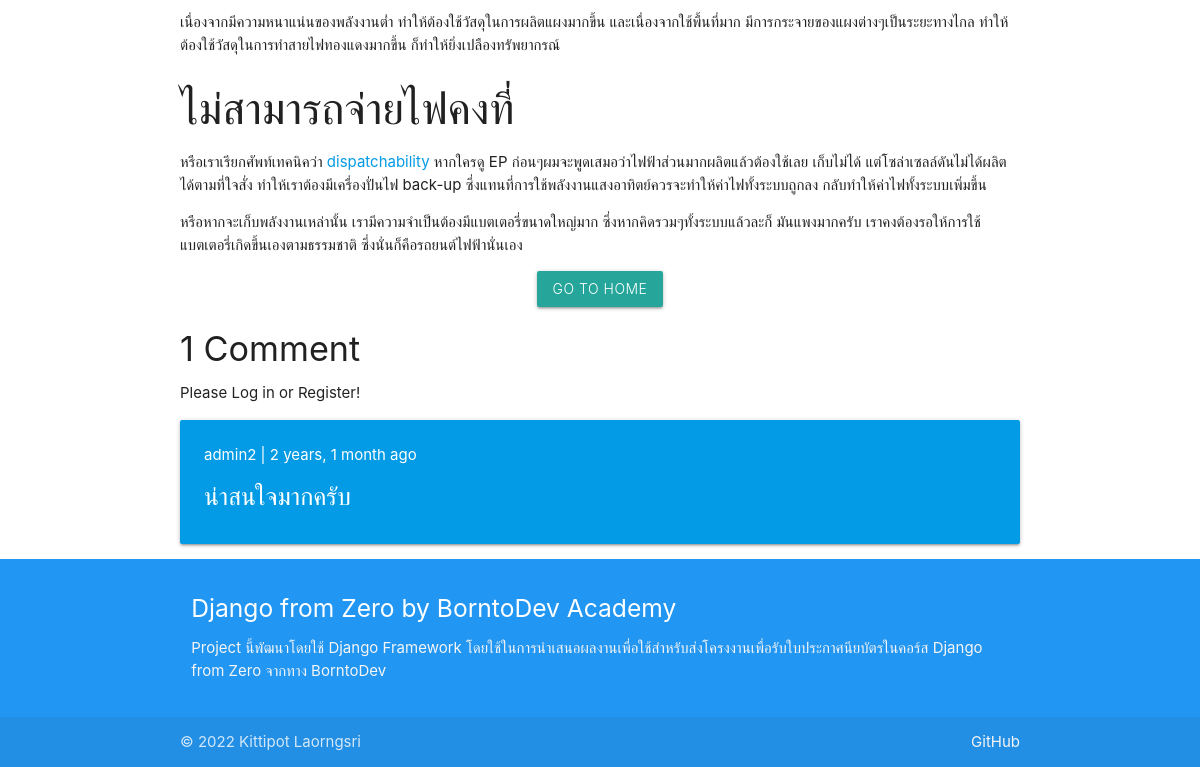
The app's page /news/2 (lower part), older data.
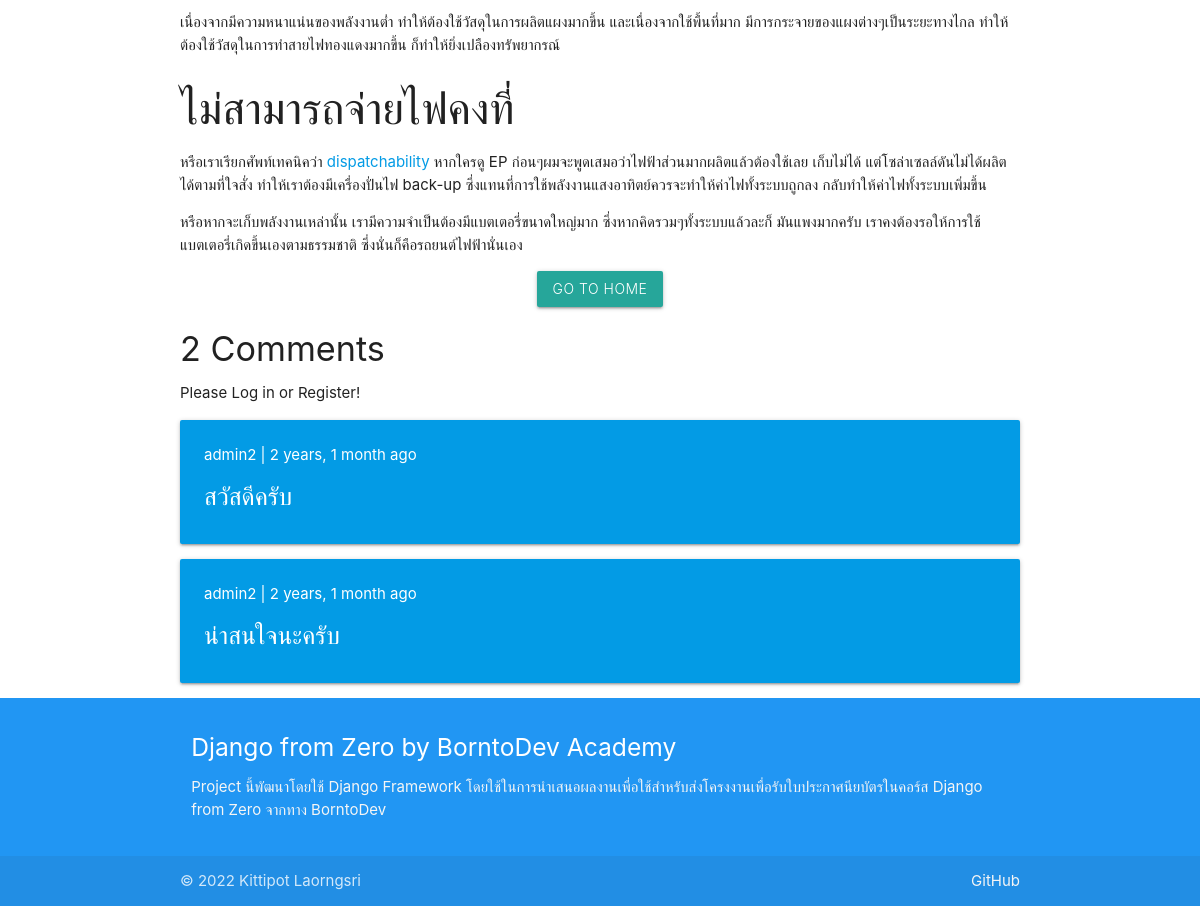
The same page, newer data.
### main/models.py (models this page shows, shortened)
class ListTweet(models.Model):
    title = models.CharField(max_length=255,null=False)
    content = RichTextField(blank=True,null=True)
    user = models.ForeignKey(User, on_delete=models.CASCADE, null=True)
    status = models.BooleanField(default=True)
    create_date = models.DateTimeField(auto_now=False, null=True)
    updated_date = models.DateTimeField(auto_now=True,null=False)
    def total_comment(self):
        return self.comment_set.count()

class Comment(models.Model):
    content = models.TextField(max_length=255)
    create_time = models.DateTimeField(auto_now=True)
    user = models.ForeignKey(User, on_delete=models.CASCADE, null=True)
    post = models.ForeignKey(ListTweet, on_delete=models.CASCADE, null=True)

### main/views.py (the view)
# urls.py: path('news/<int:news_id>', views.each_a_page, name='each_a_page')
def each_a_page(request,news_id):
    mydb = ListTweet.objects.filter(pk=news_id)
    comment = Comment.objects.filter(post_id=news_id)
    if request.method == "POST":
        form = CommentForm(request.POST)
        if form.is_valid():
            instance = form.save()
            instance.user_id = request.user.id
            instance.post_id = news_id
            instance.save()
            return redirect('each_a_page', news_id=news_id)
    else:
        form = CommentForm()
    context={
        'db':mydb,
        'form':form,
        'comment':comment,
        'title':mydb[0].title
    }
    return render(request, "each_a_page.html", context=context)

### main/templates/each_a_page.html (shortened to what this page needs)
{% extends 'base.html' %}
{% block content %}
    {% for o in db %}
        <p>{{o.content|safe}}</p>
    <p class="center-align">
        <a class="waves-effect waves-light light btn" href="{% url 'index' %}">Go to Home</a>
    </p>
    {% if o.total_comment <= 1 %}
        <h4>{{o.total_comment}} Comment</h4>
    {% else %}
        <h4>{{o.total_comment}} Comments</h4>
    {% endif %}
    {% endfor %}
    {% if user.is_authenticated %}
    <form method="POST">
    {% csrf_token %}
    <div class='row'>
        <div class='col l10'>
            {{form}}
        </div>
        <div class='col l2'>
        <br>
        <button class="btn waves-effect waves-light green" type="submit" name="action">Send
            <i class="material-icons right">send</i>
        </button>
        </div>
    </div>
    </form>
    {% else %}
    <p>Please Log in or Register!</p>
    {% endif %}
    {% for c in comment %}
    <div class="card light-blue darken-1">
        <div class="card-content white-text">
          <p>{{c.user.username}} | {{c.create_time| timesince}} ago</p>
          <h5>{{c.content}}</h5>
        </div>
      </div>
    {% endfor %}
{% endblock %}

Row changes from the older to the newer data that the page shows:
removed Comment: user.username "admin2", create_time "2 years, 1 month", content "น่าสนใจมากครับ"
computed for ListTweet: total_comment "1" → "2"; text "Comment" → "Comments"
added Comment: user.username "admin2", create_time "2 years, 1 month", content "สวัสดีครับ"
added Comment: user.username "admin2", create_time "2 years, 1 month", content "น่าสนใจนะครับ"
